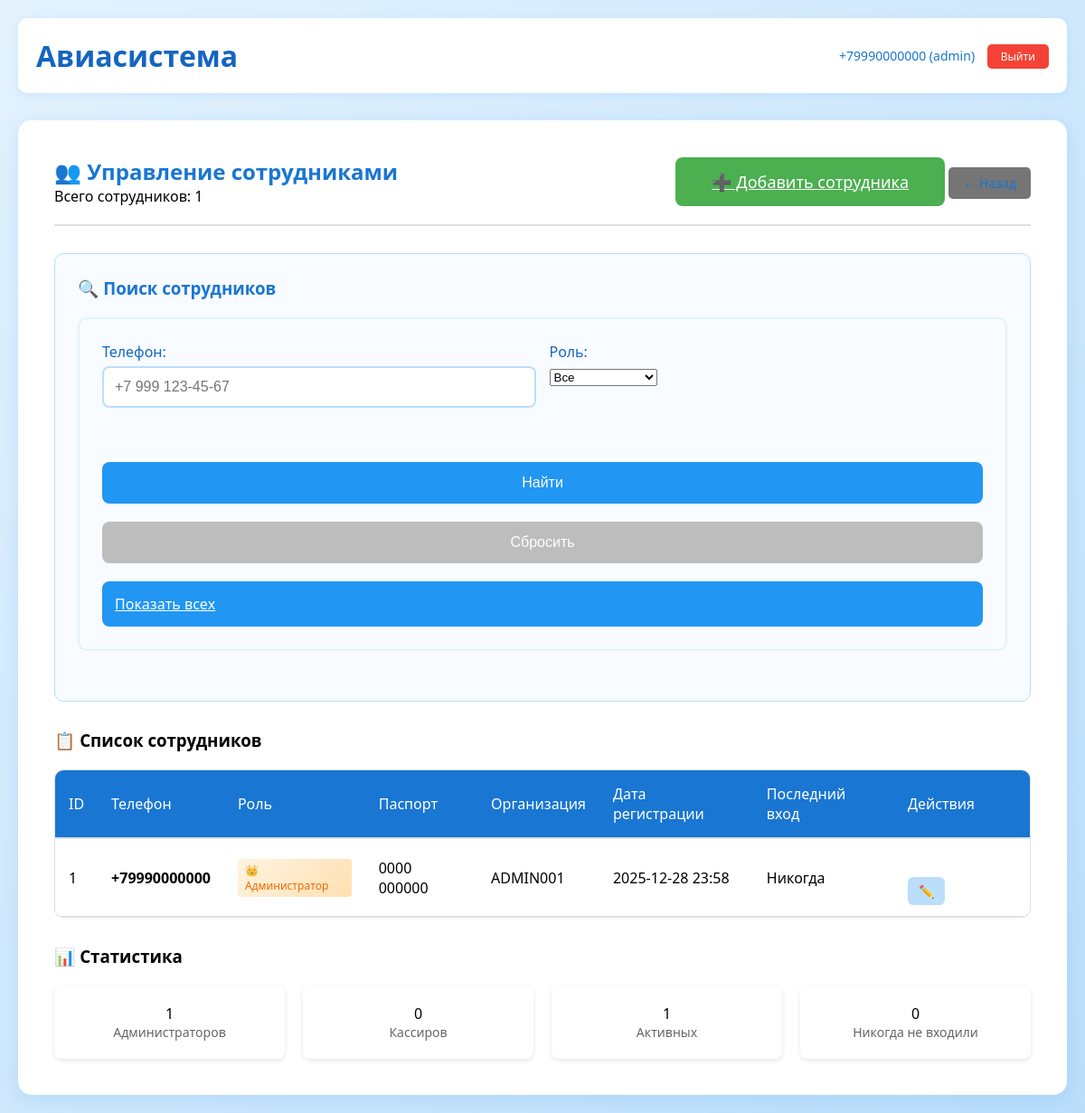
The app's page /admin/staff/ (signed in), older data.
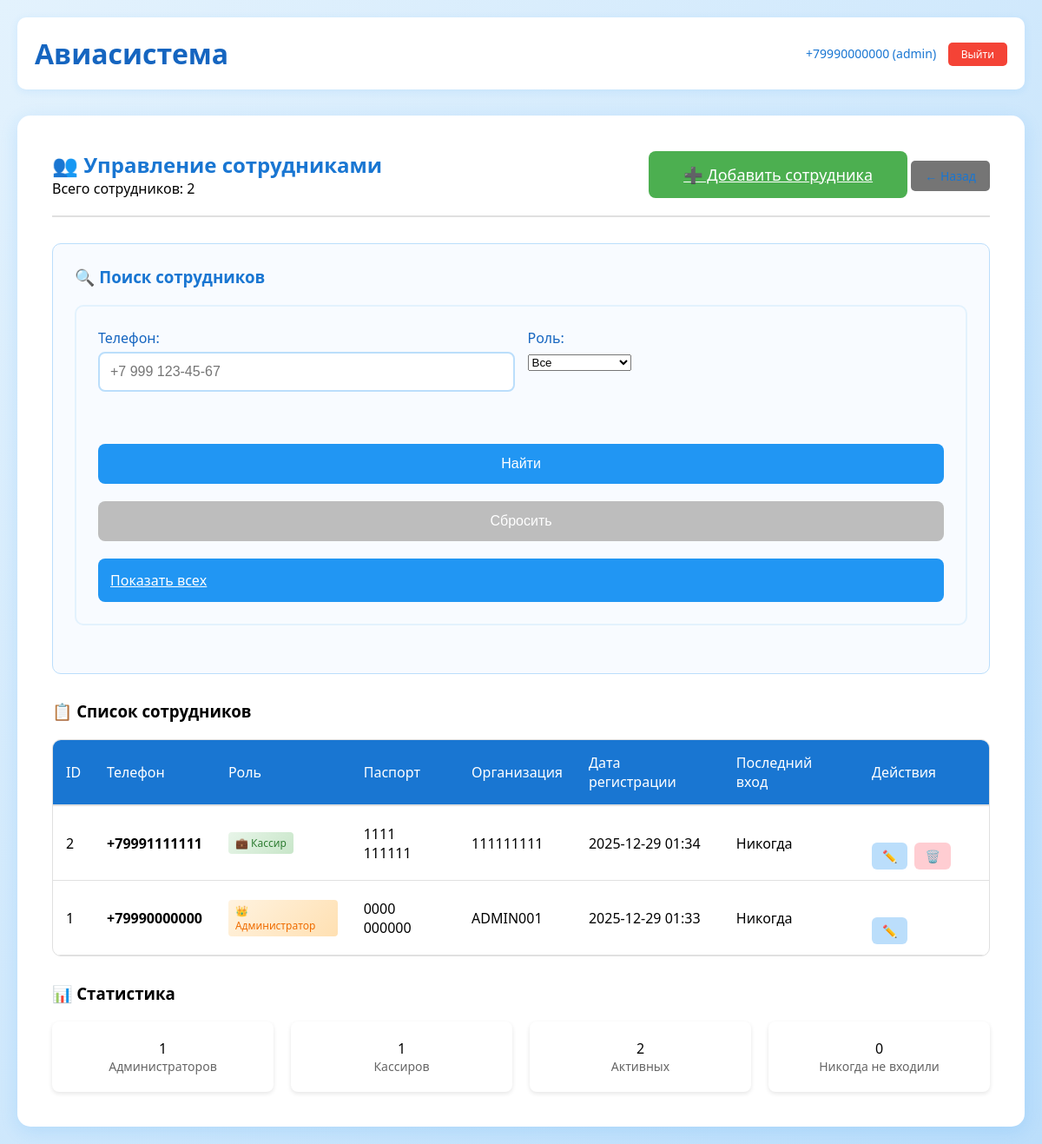
The same page, newer data.
### tables this page shows
CREATE TABLE users (
                id INTEGER PRIMARY KEY AUTOINCREMENT,
                phone TEXT UNIQUE NOT NULL,
                password TEXT NOT NULL,
                role TEXT NOT NULL,
                passport_series TEXT NOT NULL,
                passport_number TEXT NOT NULL,
                organization_number TEXT,
                created_at TIMESTAMP DEFAULT CURRENT_TIMESTAMP
            );

### app.py (the view, shortened to what this page needs)
@app.route('/admin/staff/', methods=['GET', 'POST'])
def admin_staff():
    if 'user_id' not in session or session.get('role') != 'admin':
        return redirect('/login')
    db = get_db()
    cursor = db.cursor()
    staff = []
    search_performed = False
    role_arg = request.args.get('role')
    if role_arg:
        query = "SELECT * FROM users WHERE role = ?"
        params = [role_arg]
        cursor.execute(query, params)
        staff = cursor.fetchall()
        search_performed = True
    if not search_performed:
        cursor.execute("SELECT * FROM users WHERE role IN ('cashier', 'admin') ORDER BY created_at DESC")
        staff = cursor.fetchall()
    return render_template('admin_staff.html',
                         staff=staff,
                         search_performed=search_performed)

### app.py (called while the page is built)
@app.teardown_appcontext
def close_connection(exception):
    db = getattr(g, '_database', None)
    if db is not None:
        db.close()

@app.before_request
def check_auth():
    public_paths = ['/', '/login', '/register/client', '/register/cashier',
                   '/static/', '/welcome']
    if any(request.path.startswith(path) for path in public_paths):
        return
    if 'user_id' not in session:
        return redirect('/welcome')

def get_db():
    db = getattr(g, '_database', None)
    if db is None:
        db = g._database = sqlite3.connect('database.db')
        db.row_factory = sqlite3.Row
    return db

@app.teardown_appcontext
def close_connection(exception):
    db = getattr(g, '_database', None)
    if db is not None:
        db.close()

### templates/admin_staff.html (shortened to what this page needs)
{% extends "base.html" %}
{% block content %}
<div class="dashboard admin-dashboard">
    <div class="admin-header-with-actions">
        <div>
            <h2>👥 Управление сотрудниками</h2>
            <p>Всего сотрудников: {{ staff|length }}</p>
        </div>
        <div class="header-actions">
            <a href="/admin/staff/add" class="btn create-btn">➕ Добавить сотрудника</a>
            <a href="/admin" class="btn back-btn">← Назад</a>
        </div>
    </div>
    <div class="search-section">
        <h3>🔍 Поиск сотрудников</h3>
        <form method="POST" class="search-form">
            <div class="form-row">
                <div class="form-group">
                    <label for="phone">Телефон:</label>
                    <input type="text" id="phone" name="phone"
                           placeholder="+7 999 123-45-67">
                </div>
                <div class="form-group">
                    <label for="role">Роль:</label>
                    <select id="role" name="role">
                        <option value="">Все</option>
                    </select>
                </div>
            </div>
            <div class="form-buttons">
                <button type="submit" class="btn search-btn">Найти</button>
                <button type="reset" class="btn reset-btn">Сбросить</button>
                <a href="/admin/staff" class="btn show-all-btn">Показать всех</a>
            </div>
        </form>
    </div>
    <div class="staff-table-section">
        <h3>📋 Список сотрудников</h3>
        {% if staff %}
        <div class="table-container">
            <table class="admin-table">
                <thead>
                    <tr>
                        <th>ID</th>
                        <th>Телефон</th>
                        <th>Роль</th>
                        <th>Паспорт</th>
                        <th>Организация</th>
                        <th>Дата регистрации</th>
                        <th>Последний вход</th>
                        <th>Действия</th>
                    </tr>
                </thead>
                <tbody>
                    {% for person in staff %}
                    <tr>
                        <td>{{ person.id }}</td>
                        <td>
                            <strong>{{ person.phone }}</strong>
                        </td>
                        <td>
                            <span class="role-badge role-{{ person.role }}">
                                {% if person.role == 'admin' %}👑 Администратор
                                {% elif person.role == 'cashier' %}💼 Кассир
                                {% else %}{{ person.role }}{% endif %}
                            </span>
                        </td>
                        <td>{{ person.passport_series }} {{ person.passport_number }}</td>
                        <td>{{ person.organization_number or '-' }}</td>
                        <td>{{ person.created_at[:16] if person.created_at else '-' }}</td>
                        <td>
                            {% if person.last_login %}
                            {{ person.last_login[:16] }}
                            {% else %}
                            Никогда
                            {% endif %}
                        </td>
                        <td class="actions-cell">
                            <div class="action-buttons">
                                <a href="/admin/staff/edit/{{ person.id }}"
                                   class="btn-action edit" title="Редактировать">
                                    ✏️
                                </a>
                                {% if person.id != session.user_id %}
                                <a href="/admin/staff/delete/{{ person.id }}"
                                   class="btn-action delete"
                                   onclick="return confirm('Удалить сотрудника {{ person.phone }}?')"
                                   title="Удалить">
                                    🗑️
                                </a>
                                {% endif %}
                            </div>
                        </td>
                    </tr>
                    {% endfor %}
                </tbody>
            </table>
        </div>
        {% endif %}
    </div>
    <div class="stats-section">
        <h3>📊 Статистика</h3>
        <div class="stats-cards">
            {% set admins = staff|selectattr('role', 'equalto', 'admin')|list %}
            {% set cashiers = staff|selectattr('role', 'equalto', 'cashier')|list %}
            {% set active_users = staff|rejectattr('last_login', 'none')|list %}
            <div class="stat-card">
                <div class="stat-value">{{ admins|length }}</div>
                <div class="stat-label">Администраторов</div>
            </div>
            <div class="stat-card">
                <div class="stat-value">{{ cashiers|length }}</div>
                <div class="stat-label">Кассиров</div>
            </div>
            <div class="stat-card">
                <div class="stat-value">{{ active_users|length }}</div>
                <div class="stat-label">Активных</div>
            </div>
            <div class="stat-card">
                <div class="stat-value">{{ (staff|length - active_users|length) }}</div>
                <div class="stat-label">Никогда не входили</div>
            </div>
        </div>
    </div>
</div>
{% endblock %}

### templates/base.html (shortened to what this page needs)
<!DOCTYPE html>
<html lang="ru">
<head>
    <link rel="stylesheet" href="{{ url_for('static', filename='style.css') }}">
</head>
<body>
    <div class="container">
        <div class="header">
            <h1>Авиасистема</h1>
            {% if session.user_id %}
                <div class="user-info">
                    {{ session.phone }} ({{ session.role }})
                    <a href="/logout" class="logout-btn">Выйти</a>
                </div>
            {% endif %}
        </div>
        {% block content %}{% endblock %}
    </div>
</body>
</html>

### templates/admin_staff.html (style rules this page uses)
.role-badge { padding: 4px 8px; border-radius: 4px; font-size: 12px; font-weight: 500; }
.role-admin { background: linear-gradient(135deg, #fff3e0, #ffe0b2); color: #ef6c00; }
.role-cashier { background: linear-gradient(135deg, #e8f5e9, #c8e6c9); color: #2e7d32; }

Row changes from the older to the newer data that the page shows:
changed users "ADMIN001": created_at "2025-12-28 23:58" → "2025-12-29 01:33"
added users: id "2", phone "+79991111111", role "💼 Кассир", passport_series "1111", passport_number "111111", organization_number "111111111", created_at "2025-12-29 01:34"
Text that changed along with them:
{{ staff|length }}: "1" → "2"
{{ cashiers|length }}: "0" → "1"
{{ active_users|length }}: "1" → "2"
